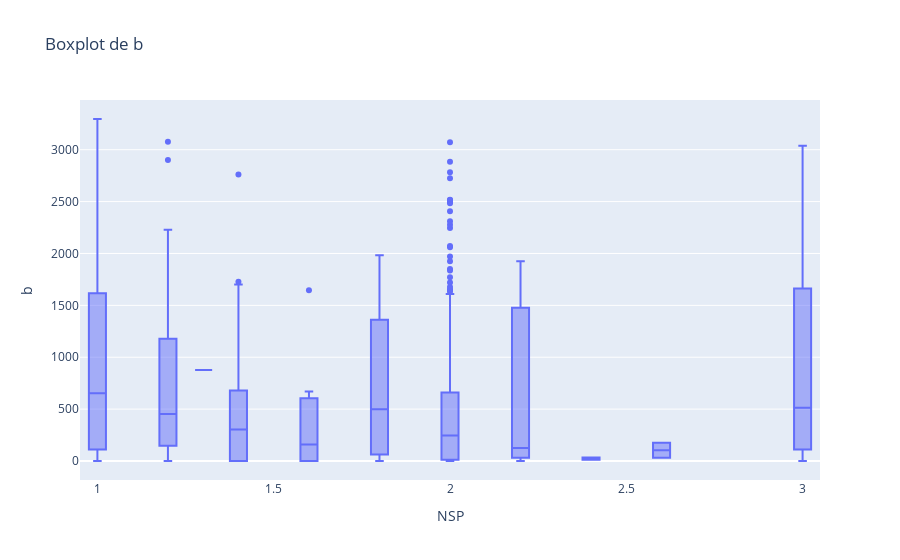

Source (notebook cell):
### Markdown cell above
### 3.2 Boxplots

### Code cell
visualization.plot_interactive_boxplot(datos_imputados, column='b', group_by='NSP')

### Figure 1 — Plotly figure (JSON) as saved in the notebook; plotly's stock layout.template omitted (floating-point values rounded to 4 significant figures; data arrays with more than 128 entries replaced by an {"elided": "..."} marker saying what was removed)
{"data": [{"alignmentgroup": "True", "boxpoints": "outliers", "hovertemplate": "NSP=%{x}<br>b=%{y}<extra></extra>", "legendgroup": "", "marker": {"color": "#636efa"}, "name": "", "notched": false, "offsetgroup": "", "orientation": "v", "showlegend": false, "type": "box", "x": {"elided": "2129 float values"}, "x0": " ", "xaxis": "x", "y": {"elided": "2129 float values"}, "y0": " ", "yaxis": "y"}], "layout": {"boxmode": "group", "legend": {"tracegroupgap": 0}, "title": {"text": "Boxplot de b"}, "xaxis": {"anchor": "y", "domain": [0, 1], "title": {"text": "NSP"}}, "yaxis": {"anchor": "x", "domain": [0, 1], "title": {"text": "b"}}}}
